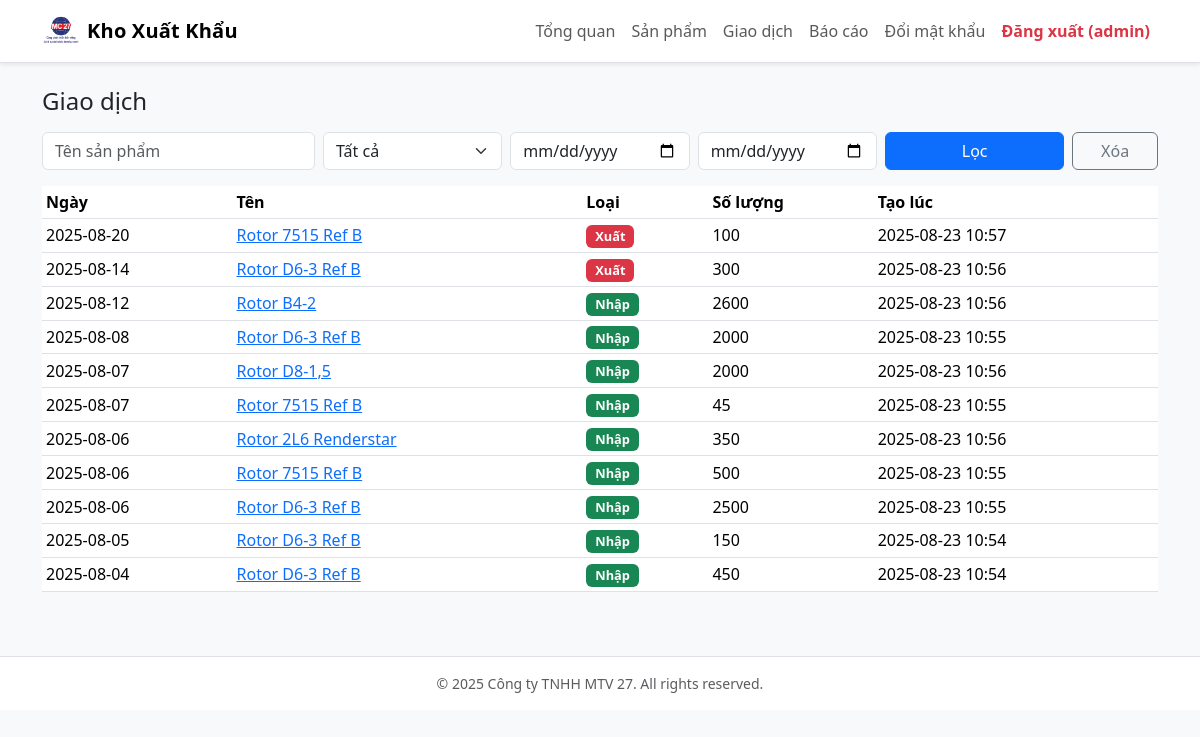
Page /transactions (signed in) on the committed database.
### app.py (models this page shows)
class InventoryTransaction(db.Model):
    id = db.Column(db.Integer, primary_key=True)
    product_id = db.Column(db.Integer, db.ForeignKey('product.id'), nullable=False, index=True)
    type = db.Column(db.String(10), nullable=False)  # 'in' or 'out'
    quantity = db.Column(db.Integer, nullable=False)
    tx_date = db.Column(db.Date, nullable=False, index=True)
    created_at = db.Column(db.DateTime, default=datetime.now)
    product = db.relationship('Product', backref=db.backref('transactions', lazy=True))

class Product(db.Model):
    id = db.Column(db.Integer, primary_key=True)
    name = db.Column(db.String(255), unique=True, nullable=False, index=True)
    quantity = db.Column(db.Integer, nullable=False, default=0) #So luong ton hien tai
    created_at = db.Column(db.DateTime, default=datetime.now)
    material = db.Column(db.String(100))
    weight = db.Column(db.Float)
    draw_no = db.Column(db.String(50))

### app.py (the view)
@app.route('/transactions')
@login_required
def transactions():
    name = request.args.get('name', '').strip()
    ttype = request.args.get('type', '').strip().upper() # '', 'IN', 'OUT'
    start = request.args.get('start', '')
    end = request.args.get('end', '')
    query = (db.session.query(InventoryTransaction, Product)
             .join(Product, InventoryTransaction.product_id == Product.id))
    if name:
        query = query.filter(Product.name.ilike(f'%{name}%'))
    if ttype in ('IN', 'OUT'):
        query = query.filter(InventoryTransaction.type == ttype)
    if start:
        try:
            d = datetime.strptime(start, '%Y-%m-%d').date()
            query = query.filter(InventoryTransaction.tx_date >= d)
        except:
            flash('Ngày bắt đầu không hợp lệ (đúng định dạng YYYY-MM-DD).', 'warning')
    if end:
        try:
            d = datetime.strptime(end, '%Y-%m-%d').date()
            query = query.filter(InventoryTransaction.tx_date <= d)
        except:
            flash('Ngày kết thúc không hợp lệ (đúng định dạng YYYY-MM-DD).', 'warning')
    query = query.order_by(InventoryTransaction.tx_date.desc(), InventoryTransaction.created_at.desc())
    rows = query.all()
    return render_template('transactions.html', rows=rows, name=name, ttype=ttype, start=start, end=end)

### app.py (called while the page is built)
def login_required(f):
    @wraps(f)
    def decorated_function(*args, **kwargs):
        if 'user_id' not in session:
            flash("Vui lòng đăng nhập để tiếp tục.", "warning")
            return redirect(url_for('login'))
        return f(*args, **kwargs)
    return decorated_function

### templates/transactions.html (shortened to what this page needs)
{% extends "base.html" %}
{% block content %}
<h1 class="h4 mb-3">Giao dịch</h1>
<form class="row g-2 mb-3">
  <div class="col-md-3">
    <input class="form-control" type="text" name="name" value="{{ name }}" placeholder="Tên sản phẩm">
  </div>
  <div class="col-md-2">
    <select class="form-select" name="type">
      <option value="">Tất cả</option>
    </select>
  </div>
  <div class="col-md-2">
    <input class="form-control" type="date" name="start" value="{{ start }}">
  </div>
  <div class="col-md-2">
    <input class="form-control" type="date" name="end" value="{{ end }}">
  </div>
  <div class="col-md-2">
    <button class="btn btn-primary w-100">Lọc</button>
  </div>
  <div class="col-md-1">
    <a class="btn btn-outline-secondary w-100" href="{{ url_for('transactions') }}">Xóa</a>
  </div>
</form>
<div class="table-responsive">
  <table class="table table-sm align-middle">
    <thead>
      <tr><th>Ngày</th><th>Tên</th><th>Loại</th><th>Số lượng</th><th>Tạo lúc</th></tr>
    </thead>
    <tbody>
      {% for tx, prod in rows %}
      <tr>
        <td>{{ tx.tx_date.strftime('%Y-%m-%d') }}</td>
        <td><a href="{{ url_for('product_detail', product_id=prod.id) }}">{{ prod.name }}</a></td>
        <td><span class="badge {{ 'bg-success' if tx.type=='IN' else 'bg-danger' }}">{{ 'Nhập' if tx.type=='IN' else 'Xuất' }}</span></td>
        <td>{{ tx.quantity }}</td>
        <td>{{ tx.created_at.strftime('%Y-%m-%d %H:%M') }}</td>
      </tr>
      {% else %}
      <tr><td colspan="5" class="text-muted">Không có dữ liệu.</td></tr>
      {% endfor %}
    </tbody>
  </table>
</div>
{% endblock %}

### static/css/style.css (style rules this page uses)
body { background-color: #f7f8fa; }
.table thead th { white-space: nowrap; }
.table tbody tr { transition: background-color 0.2s ease; }
.badge { font-size: 0.8rem; padding: 0.4em 0.7em; }

### rows in the picture
InventoryTransaction: tx_date "2025-08-20", name "Rotor 7515 Ref B", type "Xuất", quantity "100", created_at "2025-08-23 10:57"
InventoryTransaction: tx_date "2025-08-14", name "Rotor D6-3 Ref B", type "Xuất", quantity "300", created_at "2025-08-23 10:56"
InventoryTransaction: tx_date "2025-08-12", name "Rotor B4-2", type "Nhập", quantity "2600", created_at "2025-08-23 10:56"
InventoryTransaction: tx_date "2025-08-08", name "Rotor D6-3 Ref B", type "Nhập", quantity "2000", created_at "2025-08-23 10:55"
InventoryTransaction: tx_date "2025-08-07", name "Rotor D8-1,5", type "Nhập", quantity "2000", created_at "2025-08-23 10:56"
InventoryTransaction: tx_date "2025-08-07", name "Rotor 7515 Ref B", type "Nhập", quantity "45", created_at "2025-08-23 10:55"
InventoryTransaction: tx_date "2025-08-06", name "Rotor 2L6 Renderstar", type "Nhập", quantity "350", created_at "2025-08-23 10:56"
InventoryTransaction: tx_date "2025-08-06", name "Rotor 7515 Ref B", type "Nhập", quantity "500", created_at "2025-08-23 10:55"
InventoryTransaction: tx_date "2025-08-06", name "Rotor D6-3 Ref B", type "Nhập", quantity "2500", created_at "2025-08-23 10:55"
InventoryTransaction: tx_date "2025-08-05", name "Rotor D6-3 Ref B", type "Nhập", quantity "150", created_at "2025-08-23 10:54"
InventoryTransaction: tx_date "2025-08-04", name "Rotor D6-3 Ref B", type "Nhập", quantity "450", created_at "2025-08-23 10:54"

### other values in the picture
{{ session['username'] }} "admin"
